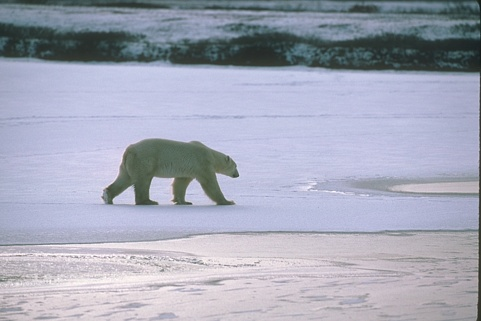
#> input picture data/raw/BSDS500/images/test/100007.jpg, 481 x 321 px
$ python -i feature_extraction.py   (imports and definitions only)   (older library calls are emulated)
#> lines starting #> are read from the running program, lines starting #| are printed output that depends on the picture; after the words box and inside, x2 and y2 are one past the last pixel; in counts of white or black regions, pixels touching at a corner belong together
#> further down, picture is the input picture: shape (321, 481, 3); mean B, G, R 183.7, 167.6, 164.2
"""
Image Quality Feature Extraction Module.

Extracts 6 features from images for threshold prediction:
  1. Brightness - mean normalised intensity
  2. Contrast - std deviation normalised
  3. Noise level - high-frequency residual std
  4. Entropy - Shannon entropy of histogram
  5. Blur level - inverse of Laplacian variance
  6. Edge density - fraction of edge pixels in pre-blurred image
"""

import cv2
import numpy as np
from typing import Dict, List
from dataclasses import dataclass


@dataclass
class ImageFeatures:
    """Container for extracted image features."""
    brightness: float
    contrast: float
    noise_level: float
    entropy: float
    blur_level: float
    edge_density: float

    def to_array(self) -> np.ndarray:
        return np.array([
            self.brightness,
            self.contrast,
            self.noise_level,
            self.entropy,
            self.blur_level,
            self.edge_density,
        ])

    def to_dict(self) -> Dict[str, float]:
        return {
            "brightness": self.brightness,
            "contrast": self.contrast,
            "noise_level": self.noise_level,
            "entropy": self.entropy,
            "blur_level": self.blur_level,
            "edge_density": self.edge_density,
        }


class FeatureExtractor:
    """
    Extracts image quality features for adaptive threshold prediction.
    """

    FEATURE_NAMES = ["brightness", "contrast", "noise_level",
                     "entropy", "blur_level", "edge_density"]

    def __init__(self):
        pass  # No initialization needed

    def extract(self, image: np.ndarray) -> ImageFeatures:
        """
        Extract all 6 features from an image.

        Args:
            image: Grayscale (HxW) or BGR (HxWx3) uint8 image.

        Returns:
            ImageFeatures dataclass.
        """
        gray = cv2.cvtColor(image, cv2.COLOR_BGR2GRAY) if len(image.shape) == 3 else image.copy()
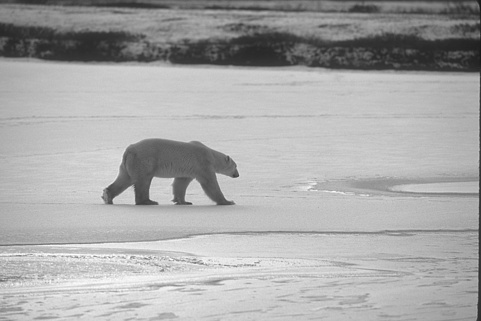
#> gray: shape (321, 481); min 26, max 254, mean 168.4
        gray_f = gray.astype(np.float64)

        return ImageFeatures(
            brightness=self._extract_brightness(gray_f),
            contrast=self._extract_contrast(gray_f),
            noise_level=self._extract_noise_level(gray),
            entropy=self._extract_entropy(gray),
            blur_level=self._extract_blur_level(gray),
            edge_density=self._extract_edge_density(gray),
        )

    def extract_array(self, image: np.ndarray) -> np.ndarray:
        return self.extract(image).to_array()

    def _extract_brightness(self, gray: np.ndarray) -> float:
        """Mean normalised intensity (0-1)."""
        return float(np.mean(gray) / 255.0)

    def _extract_contrast(self, gray: np.ndarray) -> float:
        """Std deviation normalised by half range."""
        return float(np.std(gray) / 128.0)

    def _extract_noise_level(self, gray: np.ndarray) -> float:
        """Estimate noise via high-frequency residual std (0-1 range)."""
        smoothed = cv2.GaussianBlur(gray, (5, 5), 1.0).astype(np.float64)
        residual = gray.astype(np.float64) - smoothed
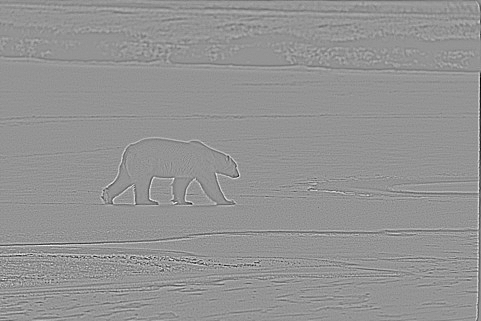
#> residual: shape (321, 481) float64; min -68, max 49, mean 0; drawn with min black and max white
        sigma = float(np.std(residual))
#> sigma = 5.61
        return min(sigma / 25.0, 1.0)

    def _extract_entropy(self, gray: np.ndarray) -> float:
        """Shannon entropy of the intensity histogram, normalised to [0, 1]."""
        hist, _ = np.histogram(gray.flatten(), bins=256, range=(0, 256))
#> hist = 256 values, max 4871 at index 201, min 0 at index 0, mean 603.1
        h = hist.astype(np.float64)
#> h has the same summary as hist
        h /= h.sum()
#> h = 256 values, max 0.0315 at index 201, min 0 at index 0, mean 0.00391
        h = h[h > 0]
#> h = 229 values, max 0.0315 at index 175, min 1.3e-05 at index 0, mean 0.00437
        entropy = float(-np.sum(h * np.log2(h)))
#> entropy = 6.98
        return entropy / 8.0  # max possible entropy for 256 bins is 8 bits

    def _extract_blur_level(self, gray: np.ndarray) -> float:
        """Blur level via inverse Laplacian variance (0=sharp, 1=blurry)."""
        lap = cv2.Laplacian(gray, cv2.CV_64F)
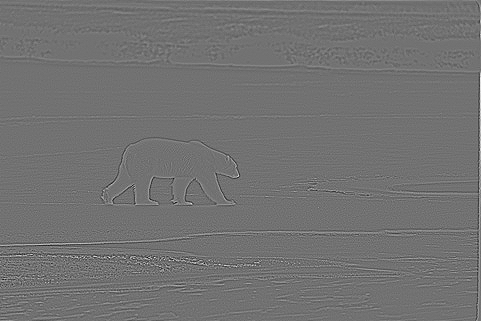
#> lap: shape (321, 481) float64; min -212, max 261, mean 0.1; drawn with min black and max white
        variance = float(lap.var())
#> variance = 360.4
        sharpness = min(variance / 500.0, 1.0)
#> sharpness = 0.721
        return 1.0 - sharpness

    def _extract_edge_density(self, gray: np.ndarray) -> float:
        """Fraction of edge pixels detected with loose Canny thresholds (0-1)."""
        blurred = cv2.GaussianBlur(gray, (5, 5), 1.4)
        edges = cv2.Canny(blurred, 30, 100)
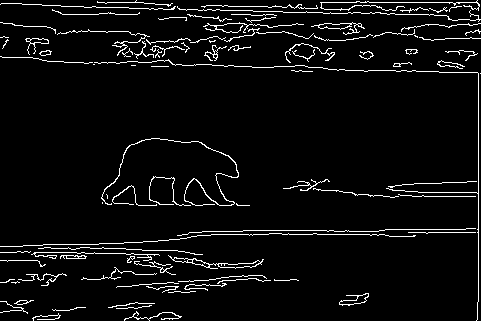
#> edges: shape (321, 481); 5.1% white in thin lines or dots
        return float(np.sum(edges > 0) / edges.size)


def extract_features(image: np.ndarray) -> np.ndarray:
    """Return 1-D feature array (6,) for a single image."""
    return FeatureExtractor().extract_array(image)


def extract_features_batch(images: List[np.ndarray]) -> np.ndarray:
    """Return feature matrix of shape (n_images, 6)."""
    extractor = FeatureExtractor()
    return np.array([extractor.extract_array(img) for img in images])

>>> import cv2
>>> picture = cv2.imread('../data/raw/BSDS500/images/test/100007.jpg')
>>> result = FeatureExtractor().extract(picture)

$ run again, on data/raw/BSDS500/images/test/103006.jpg
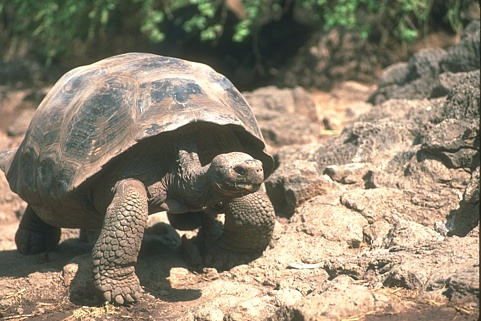
#> input picture data/raw/BSDS500/images/test/103006.jpg, 481 x 321 px
#> picture is the input picture: shape (321, 481, 3); mean B, G, R 110.6, 129.6, 140.2
#> sigma = 13.41
#> hist = 256 values, max 1808 at index 60, min 0 at index 0, mean 603.1
#> in _extract_entropy, `h = hist.astype(np.float64)`: h has the same summary as hist
#> in _extract_entropy, `h /= h.sum()`: h = 256 values, max 0.0117 at index 60, min 0 at index 0, mean 0.00391
#> in _extract_entropy, `h = h[h > 0]`: h = 229 values, max 0.0117 at index 33, min 6.48e-06 at index 0, mean 0.00437
#> entropy = 7.68
#> in _extract_blur_level, `lap = cv2.Laplacian(gray, cv2.CV_64F)`:
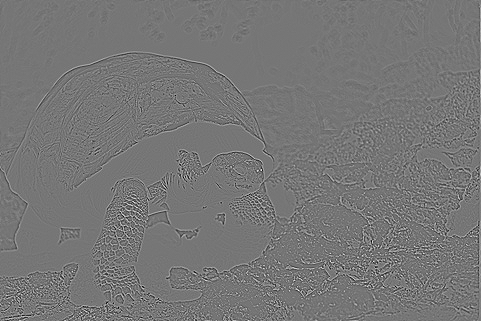
#> lap: shape (321, 481) float64; min -372, max 428, mean 0.1; drawn with min black and max white
#> variance = 2559.3
#> sharpness = 1
#> in _extract_edge_density, `edges = cv2.Canny(blurred, 30, 100)`:
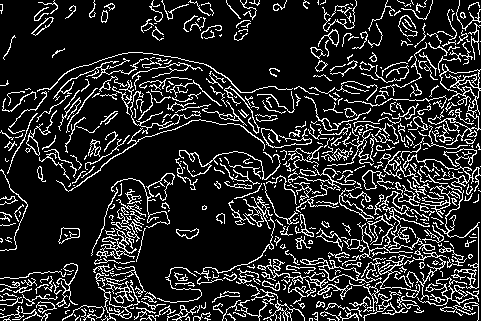
#> edges: shape (321, 481); 15.8% white in thin lines or dots

$ run again, on data/raw/BSDS500/images/test/104055.jpg
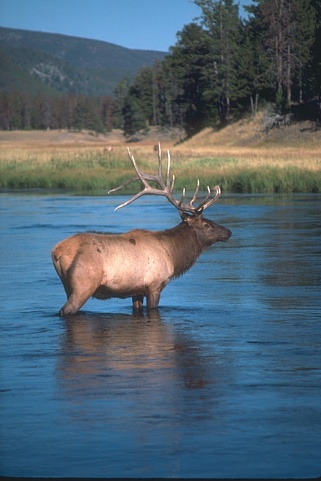
#> input picture data/raw/BSDS500/images/test/104055.jpg, 321 x 481 px
#> picture is the input picture: shape (481, 321, 3); mean B, G, R 113.3, 100, 81.2
#> sigma = 5.08
#> hist = 256 values, max 2675 at index 73, min 0 at index 0, mean 603.1
#> in _extract_entropy, `h = hist.astype(np.float64)`: h has the same summary as hist
#> in _extract_entropy, `h /= h.sum()`: h = 256 values, max 0.0173 at index 73, min 0 at index 0, mean 0.00391
#> in _extract_entropy, `h = h[h > 0]`: h = 235 values, max 0.0173 at index 54, min 6.48e-06 at index 234, mean 0.00426
#> entropy = 7.04
#> in _extract_blur_level, `lap = cv2.Laplacian(gray, cv2.CV_64F)`:
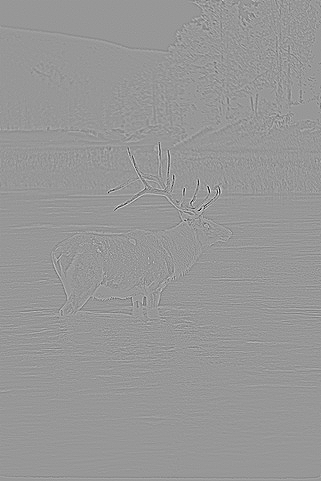
#> lap: shape (481, 321) float64; min -356, max 243, mean 0; drawn with min black and max white
#> variance = 325.3
#> sharpness = 0.651
#> in _extract_edge_density, `edges = cv2.Canny(blurred, 30, 100)`:
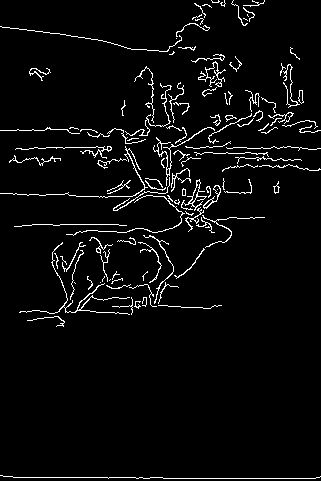
#> edges: shape (481, 321); 4.2% white in thin lines or dots

$ run again, on data/raw/BSDS500/images/test/106005.jpg
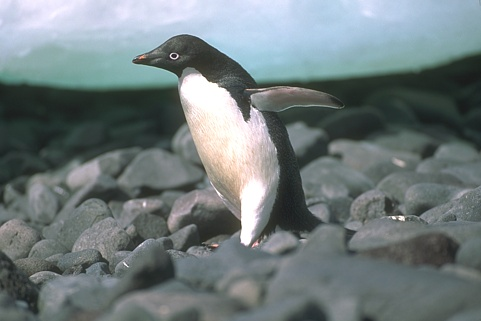
#> input picture data/raw/BSDS500/images/test/106005.jpg, 481 x 321 px
#> picture is the input picture: shape (321, 481, 3); mean B, G, R 125.2, 123.8, 112.9
#> sigma = 4.66
#> hist = 256 values, max 1776 at index 110, min 0 at index 0, mean 603.1
#> in _extract_entropy, `h = hist.astype(np.float64)`: h has the same summary as hist
#> in _extract_entropy, `h /= h.sum()`: h = 256 values, max 0.0115 at index 110, min 0 at index 0, mean 0.00391
#> in _extract_entropy, `h = h[h > 0]`: h = 229 values, max 0.0115 at index 83, min 0.000285 at index 0, mean 0.00437
#> entropy = 7.58
#> in _extract_blur_level, `lap = cv2.Laplacian(gray, cv2.CV_64F)`:
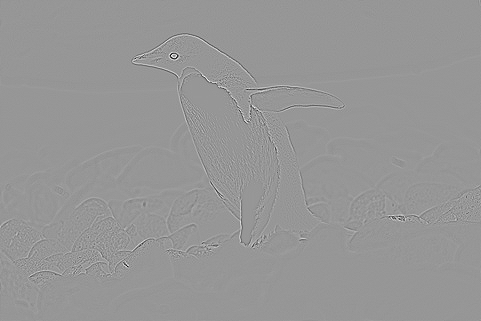
#> lap: shape (321, 481) float64; min -397, max 275, mean 0; drawn with min black and max white
#> variance = 294.4
#> sharpness = 0.589
#> in _extract_edge_density, `edges = cv2.Canny(blurred, 30, 100)`:
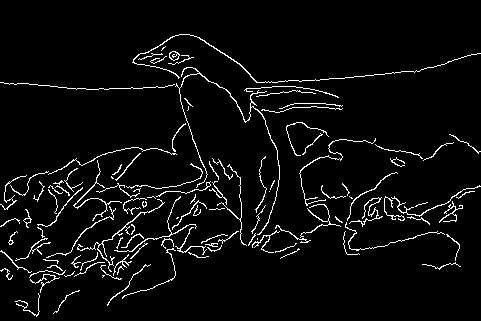
#> edges: shape (321, 481); 4.6% white in thin lines or dots, all inside (x1, y1, x2, y2) = (0, 34, 481, 317)
